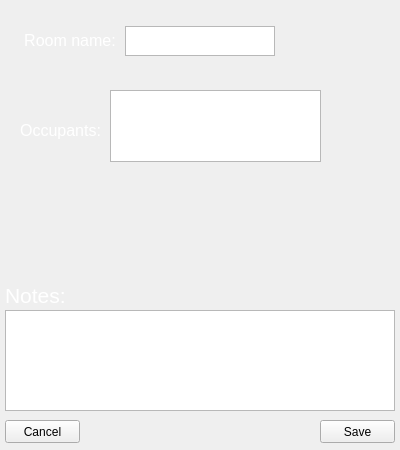
<?xml version="1.0" encoding="UTF-8"?>
<ui version="4.0">
 <class>roomWindow</class>
 <widget class="QWidget" name="roomWindow">
  <property name="geometry">
   <rect>
    <x>0</x>
    <y>0</y>
    <width>400</width>
    <height>450</height>
   </rect>
  </property>
  <property name="sizePolicy">
   <sizepolicy hsizetype="Preferred" vsizetype="Preferred">
    <horstretch>0</horstretch>
    <verstretch>0</verstretch>
   </sizepolicy>
  </property>
  <property name="windowTitle">
   <string>Dialog</string>
  </property>
  <property name="autoFillBackground">
   <bool>false</bool>
  </property>
  <widget class="QLabel" name="background">
   <property name="geometry">
    <rect>
     <x>0</x>
     <y>0</y>
     <width>400</width>
     <height>450</height>
    </rect>
   </property>
   <property name="font">
    <font>
     <pointsize>18</pointsize>
     <weight>50</weight>
     <bold>false</bold>
     <underline>false</underline>
    </font>
   </property>
   <property name="autoFillBackground">
    <bool>false</bool>
   </property>
   <property name="styleSheet">
    <string notr="true">/*QLabel
{
	border-image: url(:/IMG/Images/Room Window/Backdrop.jpg) 0 0 0 0 stretch stretch;
}*/</string>
   </property>
   <property name="text">
    <string/>
   </property>
  </widget>
  <widget class="QTextEdit" name="roomName">
   <property name="geometry">
    <rect>
     <x>125</x>
     <y>26</y>
     <width>150</width>
     <height>30</height>
    </rect>
   </property>
   <property name="font">
    <font>
     <pointsize>12</pointsize>
     <weight>75</weight>
     <italic>false</italic>
     <bold>true</bold>
     <underline>false</underline>
     <kerning>true</kerning>
    </font>
   </property>
   <property name="cursor" stdset="0">
    <cursorShape>ArrowCursor</cursorShape>
   </property>
   <property name="autoFillBackground">
    <bool>false</bool>
   </property>
   <property name="styleSheet">
    <string notr="true">QTextEdit{

	color: white;
    
}</string>
   </property>
   <property name="frameShape">
    <enum>QFrame::StyledPanel</enum>
   </property>
   <property name="frameShadow">
    <enum>QFrame::Sunken</enum>
   </property>
   <property name="html">
    <string>&lt;!DOCTYPE HTML PUBLIC &quot;-//W3C//DTD HTML 4.0//EN&quot; &quot;http://www.w3.org/TR/REC-html40/strict.dtd&quot;&gt;
&lt;html&gt;&lt;head&gt;&lt;meta name=&quot;qrichtext&quot; content=&quot;1&quot; /&gt;&lt;style type=&quot;text/css&quot;&gt;
p, li { white-space: pre-wrap; }
&lt;/style&gt;&lt;/head&gt;&lt;body style=&quot; font-family:'MS Shell Dlg 2'; font-size:12pt; font-weight:600; font-style:normal;&quot;&gt;
&lt;p align=&quot;center&quot; style=&quot;-qt-paragraph-type:empty; margin-top:0px; margin-bottom:0px; margin-left:0px; margin-right:0px; -qt-block-indent:0; text-indent:0px;&quot;&gt;&lt;br /&gt;&lt;/p&gt;&lt;/body&gt;&lt;/html&gt;</string>
   </property>
  </widget>
  <widget class="QPushButton" name="cancelButton">
   <property name="geometry">
    <rect>
     <x>5</x>
     <y>420</y>
     <width>75</width>
     <height>23</height>
    </rect>
   </property>
   <property name="text">
    <string>Cancel</string>
   </property>
  </widget>
  <widget class="QPushButton" name="saveButton">
   <property name="geometry">
    <rect>
     <x>320</x>
     <y>420</y>
     <width>75</width>
     <height>23</height>
    </rect>
   </property>
   <property name="text">
    <string>Save</string>
   </property>
  </widget>
  <widget class="QLabel" name="roomLabel">
   <property name="geometry">
    <rect>
     <x>20</x>
     <y>30</y>
     <width>100</width>
     <height>20</height>
    </rect>
   </property>
   <property name="font">
    <font>
     <pointsize>12</pointsize>
    </font>
   </property>
   <property name="styleSheet">
    <string notr="true">QLabel{
	color: white;
}</string>
   </property>
   <property name="text">
    <string>Room name:</string>
   </property>
   <property name="scaledContents">
    <bool>false</bool>
   </property>
   <property name="alignment">
    <set>Qt::AlignCenter</set>
   </property>
  </widget>
  <widget class="QPlainTextEdit" name="occupants">
   <property name="geometry">
    <rect>
     <x>110</x>
     <y>90</y>
     <width>211</width>
     <height>72</height>
    </rect>
   </property>
  </widget>
  <widget class="QTextEdit" name="notes">
   <property name="geometry">
    <rect>
     <x>5</x>
     <y>310</y>
     <width>390</width>
     <height>101</height>
    </rect>
   </property>
  </widget>
  <widget class="QLabel" name="occupantsLabel">
   <property name="geometry">
    <rect>
     <x>20</x>
     <y>120</y>
     <width>81</width>
     <height>20</height>
    </rect>
   </property>
   <property name="font">
    <font>
     <pointsize>12</pointsize>
    </font>
   </property>
   <property name="styleSheet">
    <string notr="true">QLabel{
	color: white;
}</string>
   </property>
   <property name="text">
    <string>Occupants:</string>
   </property>
   <property name="alignment">
    <set>Qt::AlignCenter</set>
   </property>
  </widget>
  <widget class="QLabel" name="notesLabel">
   <property name="geometry">
    <rect>
     <x>5</x>
     <y>280</y>
     <width>101</width>
     <height>31</height>
    </rect>
   </property>
   <property name="font">
    <font>
     <pointsize>16</pointsize>
    </font>
   </property>
   <property name="styleSheet">
    <string notr="true">QLabel{
	color: white;
}</string>
   </property>
   <property name="text">
    <string>Notes:</string>
   </property>
  </widget>
 </widget>
 <resources/>
 <connections/>
</ui>
